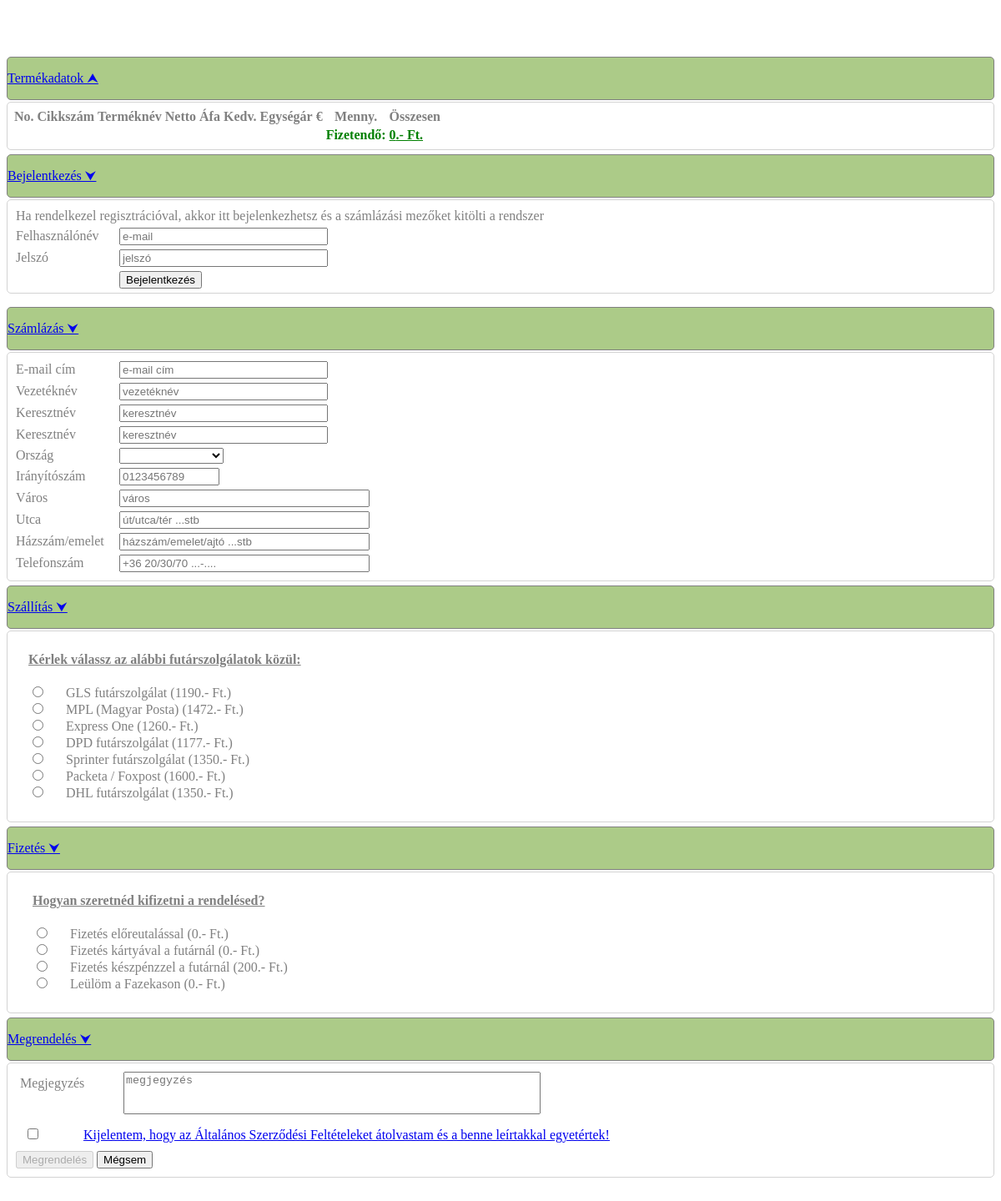
The page /payments.php on the database as committed earlier.
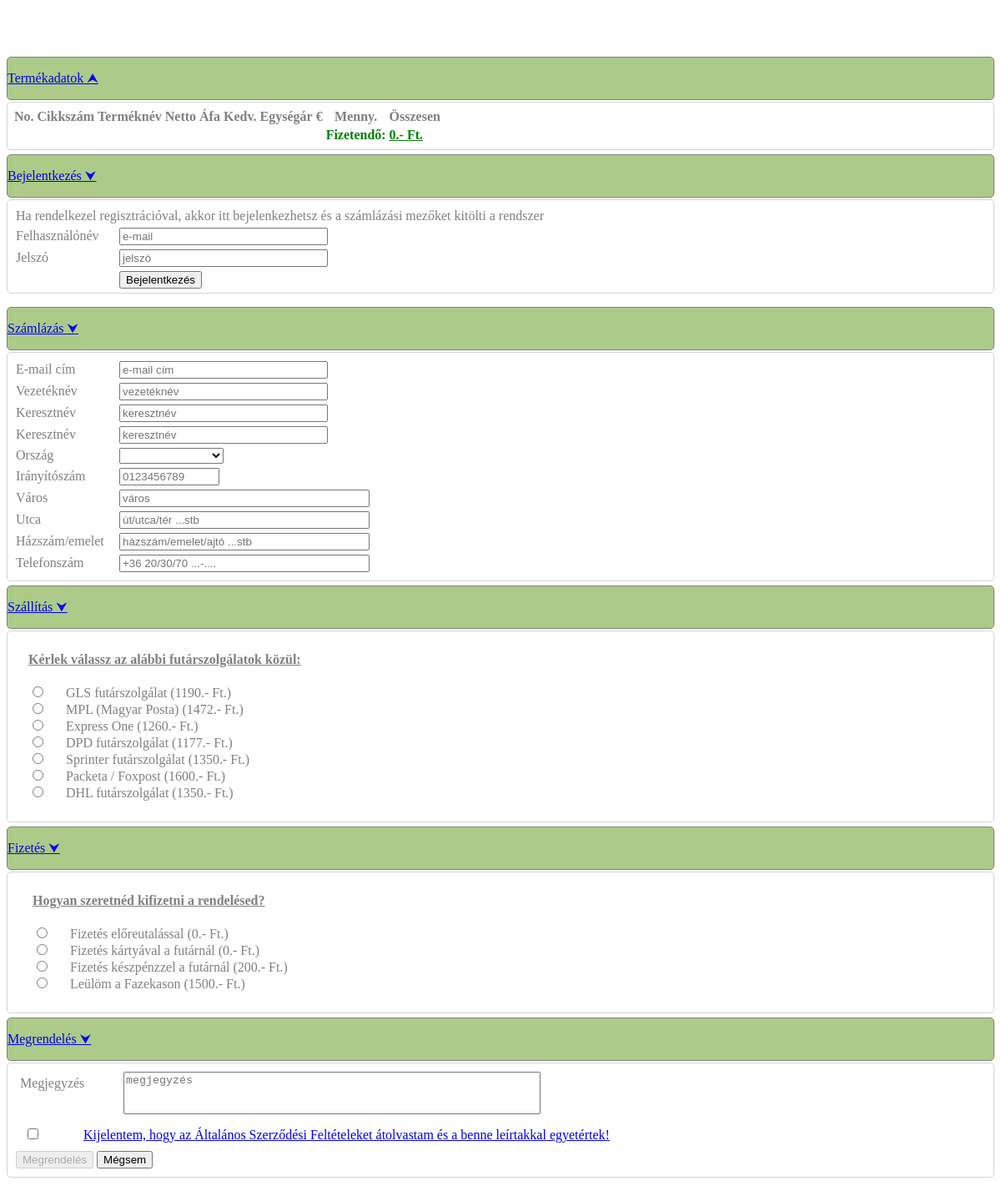
The same page on the database as committed later.
### tables this page shows
CREATE TABLE `suppliers_mstr` (
  `SupplierID_MSTR` int(11) NOT NULL,
  `SupplierName_MSTR` varchar(30) NOT NULL,
  `SupplierCost_MSTR` int(11) NOT NULL,
  `SupplierCash_MSTR` int(11) NOT NULL
);

CREATE TABLE `paymenttype_mstr` (
  `PaymentTypeID_MSTR` int(11) NOT NULL,
  `PaymentTypeName_MSTR` varchar(30) NOT NULL,
  `PaymentTypeCost_MSTR` int(11) NOT NULL
);

### payments.php (the view, shortened to what the rows shown need)
<?php
    include "connect.php";
?>
        <div class="paymentsbody" style="margin-bottom:70px;">
            <div id="types" class="container" style="margin-bottom:30px;">
                <div class="collapse show" id="parts">
                    <?php
                        $tbl = " <div class='row brdr'>
                                    <table class='table table-hover' style='color: gray;'>
                                        <thead>
                                            <tr>
                                                <th scope='col'>No.</th>
                                                <th scope='col'>Cikkszám</th>
                                                <th scope='col'>Terméknév</th>
                                                <th scope='col'>Netto</th>
                                                <th scope='col'>Áfa</th>
                                                <th scope='col'>Kedv.</th>
                                                <th scope='col'>Egységár</th>
                                                <th scope='col'>&euro;</th>
                                                <th scope='col'>Menny.</th>
                                                <th scope='col'>Összesen</th>
                                            </tr>
                                        </thead>
                                        <tbody>";
                        $partTotal = 0;
                        $tbl.= "<tr>
                                    <td></td>
                                    <td></td>
                                    <td></td>
                                    <td></td>
                                    <td></td>
                                    <td></td>
                                    <td></td>
                                    <td></td>
                                    <td style='color:green'><b>Fizetendő:</b></td>
                                    <td style='color:green'><u><strong>$partTotal.- Ft.</strong></u></td>
                                </tr>
                            </tbody></table></div>";
                        echo $tbl;
                    ?>
                </div>
                <form action="index.php" method="POST" id="shopingCartSendOrderForm">
                    <div class="collapse row" id="delivery">
                        <div class="brdr" style="color: gray">
                            <div style="margin:20px">
                                <?php
                                    $supps = "";
                                    $sql = "SELECT * FROM suppliers_mstr";
                                    $value = mysqli_query($connect, $sql);
                                    $s = 0;
                                    while ($row = mysqli_fetch_assoc($value)) {
                                        $s++;
                                        $supplierID = $row["SupplierID_MSTR"];
                                        $supplierName = $row["SupplierName_MSTR"];
                                        $supplierCost = $row["SupplierCost_MSTR"];
                                        $supps.= "  <div class='form-check'>
                                                        <input class='form-check-input' type='radio' name='shoppingCartSupplier' id='sup$s' required value='$supplierID'>
                                                        <label class='form-check-label' style='margin-left:20px;' for='sup$s' title='$supplierName'>
                                                            $supplierName ($supplierCost.- Ft.)
                                                        </label>
                                                    </div>";
                                    }
                                    echo $supps;
                                ?>
                            </div>
                        </div>
                    </div>
                    <div class="collapse row" id="payment">
                        <div class="brdr" style="color: gray">
                            <div style="display:block; margin:5px;">
                                <div style="margin:20px">
                                    <?php
                                        $pays = "";
                                        $sql = "SELECT * FROM paymenttype_mstr";
                                        $value = mysqli_query($connect, $sql);
                                        $s = 0;
                                        while ($row = mysqli_fetch_assoc($value)) {
                                            $s++;
                                            $paymentID = $row["PaymentTypeID_MSTR"];
                                            $paymentName = $row["PaymentTypeName_MSTR"];
                                            $paymentCost = $row["PaymentTypeCost_MSTR"];
                                            $pays.= "   <div class='form-check'>
                                                            <input class='form-check-input' type='radio' name='shoppingCartPaymentType' id='pay$s' required value='$paymentID'>
                                                            <label class='form-check-label' style='margin-left:20px;' for='pay$s' title='$paymentName'>
                                                                $paymentName ($paymentCost.- Ft.)
                                                            </label>
                                                        </div>";
                                        }
                                        echo $pays;
                                    ?>
                                </div>
                            </div>
                        </div>
                    </div>
                </form>
            </div>
        </div>

Rows that differ between the two databases and show on the page:
changed paymenttype_mstr "Leülöm a Fazekason": shoppingCartPaymentType "☐ Leülöm a Fazekason (0.- Ft.)" → "☐ Leülöm a Fazekason (1500.- Ft."; PaymentTypeCost_MSTR "0" → "1500"
